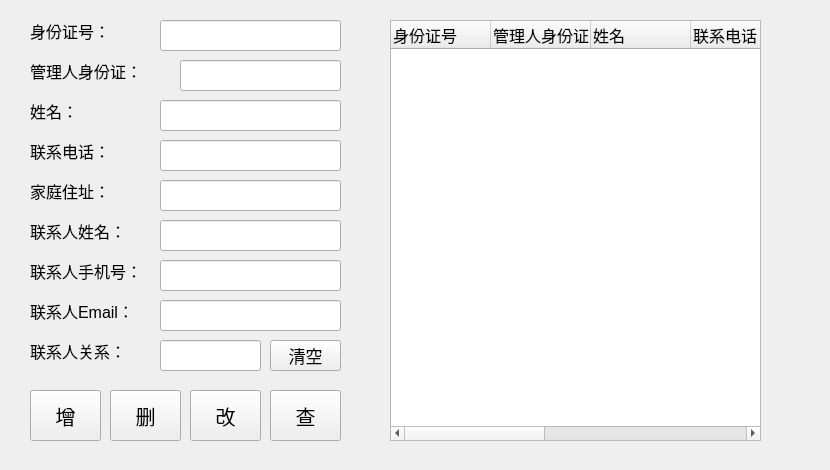
    <widget class="QWidget" name="tab_3">
     <attribute name="title">
      <string>客户管理</string>
     </attribute>
     <widget class="QWidget" name="widget_9" native="true">
      <property name="geometry">
       <rect>
        <x>10</x>
        <y>0</y>
        <width>811</width>
        <height>461</height>
       </rect>
      </property>
      <widget class="QWidget" name="widget_10" native="true">
       <property name="geometry">
        <rect>
         <x>370</x>
         <y>10</y>
         <width>431</width>
         <height>441</height>
        </rect>
       </property>
       <widget class="QTreeWidget" name="treeWidget_3">
        <property name="geometry">
         <rect>
          <x>10</x>
          <y>10</y>
          <width>371</width>
          <height>421</height>
         </rect>
        </property>
        <column>
         <property name="text">
          <string>身份证号</string>
         </property>
         <property name="font">
          <font>
           <pointsize>12</pointsize>
          </font>
         </property>
        </column>
        <column>
         <property name="text">
          <string>管理人身份证</string>
         </property>
         <property name="font">
          <font>
           <pointsize>12</pointsize>
          </font>
         </property>
        </column>
        <column>
         <property name="text">
          <string>姓名</string>
         </property>
         <property name="font">
          <font>
           <pointsize>12</pointsize>
          </font>
         </property>
        </column>
        <column>
         <property name="text">
          <string>联系电话</string>
         </property>
         <property name="font">
          <font>
           <pointsize>12</pointsize>
          </font>
         </property>
        </column>
        <column>
         <property name="text">
          <string>家庭住址</string>
         </property>
         <property name="font">
          <font>
           <pointsize>12</pointsize>
          </font>
         </property>
        </column>
        <column>
         <property name="text">
          <string>联系人姓名</string>
         </property>
         <property name="font">
          <font>
           <pointsize>12</pointsize>
          </font>
         </property>
        </column>
        <column>
         <property name="text">
          <string>联系人手机号</string>
         </property>
         <property name="font">
          <font>
           <pointsize>12</pointsize>
          </font>
         </property>
        </column>
        <column>
         <property name="text">
          <string>联系人Email</string>
         </property>
         <property name="font">
          <font>
           <pointsize>12</pointsize>
          </font>
         </property>
        </column>
        <column>
         <property name="text">
          <string>联系人关系</string>
         </property>
         <property name="font">
          <font>
           <pointsize>12</pointsize>
          </font>
         </property>
        </column>
       </widget>
      </widget>
      <widget class="QWidget" name="widget_11" native="true">
       <property name="geometry">
        <rect>
         <x>10</x>
         <y>10</y>
         <width>331</width>
         <height>361</height>
        </rect>
       </property>
       <widget class="QLineEdit" name="lineEdit_8">
        <property name="geometry">
         <rect>
          <x>140</x>
          <y>10</y>
          <width>181</width>
          <height>31</height>
         </rect>
        </property>
        <property name="font">
         <font>
          <pointsize>12</pointsize>
         </font>
        </property>
       </widget>
       <widget class="QLabel" name="label_13">
        <property name="geometry">
         <rect>
          <x>10</x>
          <y>0</y>
          <width>91</width>
          <height>41</height>
         </rect>
        </property>
        <property name="font">
         <font>
          <pointsize>12</pointsize>
          <weight>50</weight>
          <bold>false</bold>
         </font>
        </property>
        <property name="text">
         <string>身份证号：</string>
        </property>
       </widget>
       <widget class="QLineEdit" name="lineEdit_9">
        <property name="geometry">
         <rect>
          <x>140</x>
          <y>90</y>
          <width>181</width>
          <height>31</height>
         </rect>
        </property>
        <property name="font">
         <font>
          <pointsize>12</pointsize>
         </font>
        </property>
       </widget>
       <widget class="QPushButton" name="pushButton_15">
        <property name="geometry">
         <rect>
          <x>250</x>
          <y>330</y>
          <width>71</width>
          <height>31</height>
         </rect>
        </property>
        <property name="font">
         <font>
          <pointsize>13</pointsize>
         </font>
        </property>
        <property name="text">
         <string>清空</string>
        </property>
       </widget>
       <widget class="QLabel" name="label_15">
        <property name="geometry">
         <rect>
          <x>10</x>
          <y>80</y>
          <width>81</width>
          <height>41</height>
         </rect>
        </property>
        <property name="font">
         <font>
          <pointsize>12</pointsize>
          <weight>50</weight>
          <bold>false</bold>
         </font>
        </property>
        <property name="text">
         <string>姓名：</string>
        </property>
       </widget>
       <widget class="QLabel" name="label_16">
        <property name="geometry">
         <rect>
          <x>10</x>
          <y>120</y>
          <width>91</width>
          <height>41</height>
         </rect>
        </property>
        <property name="font">
         <font>
          <pointsize>12</pointsize>
          <weight>50</weight>
          <bold>false</bold>
         </font>
        </property>
        <property name="text">
         <string>联系电话：</string>
        </property>
       </widget>
       <widget class="QLineEdit" name="lineEdit_10">
        <property name="geometry">
         <rect>
          <x>140</x>
          <y>130</y>
          <width>181</width>
          <height>31</height>
         </rect>
        </property>
        <property name="font">
         <font>
          <pointsize>12</pointsize>
         </font>
        </property>
       </widget>
       <widget class="QLabel" name="label_17">
        <property name="geometry">
         <rect>
          <x>10</x>
          <y>160</y>
          <width>91</width>
          <height>41</height>
         </rect>
        </property>
        <property name="font">
         <font>
          <pointsize>12</pointsize>
          <weight>50</weight>
          <bold>false</bold>
         </font>
        </property>
        <property name="text">
         <string>家庭住址：</string>
        </property>
       </widget>
       <widget class="QLineEdit" name="lineEdit_11">
        <property name="geometry">
         <rect>
          <x>140</x>
          <y>170</y>
          <width>181</width>
          <height>31</height>
         </rect>
        </property>
        <property name="font">
         <font>
          <pointsize>12</pointsize>
         </font>
        </property>
       </widget>
       <widget class="QLabel" name="label_18">
        <property name="geometry">
         <rect>
          <x>10</x>
          <y>200</y>
          <width>121</width>
          <height>41</height>
         </rect>
        </property>
        <property name="font">
         <font>
          <pointsize>12</pointsize>
          <weight>50</weight>
          <bold>false</bold>
         </font>
        </property>
        <property name="text">
         <string>联系人姓名：</string>
        </property>
       </widget>
       <widget class="QLineEdit" name="lineEdit_12">
        <property name="geometry">
         <rect>
          <x>140</x>
          <y>210</y>
          <width>181</width>
          <height>31</height>
         </rect>
        </property>
        <property name="font">
         <font>
          <pointsize>12</pointsize>
         </font>
        </property>
       </widget>
       <widget class="QLabel" name="label_19">
        <property name="geometry">
         <rect>
          <x>10</x>
          <y>240</y>
          <width>131</width>
          <height>41</height>
         </rect>
        </property>
        <property name="font">
         <font>
          <pointsize>12</pointsize>
          <weight>50</weight>
          <bold>false</bold>
         </font>
        </property>
        <property name="text">
         <string>联系人手机号：</string>
        </property>
       </widget>
       <widget class="QLineEdit" name="lineEdit_13">
        <property name="geometry">
         <rect>
          <x>140</x>
          <y>250</y>
          <width>181</width>
          <height>31</height>
         </rect>
        </property>
        <property name="font">
         <font>
          <pointsize>12</pointsize>
         </font>
        </property>
       </widget>
       <widget class="QLabel" name="label_20">
        <property name="geometry">
         <rect>
          <x>10</x>
          <y>280</y>
          <width>121</width>
          <height>41</height>
         </rect>
        </property>
        <property name="font">
         <font>
          <pointsize>12</pointsize>
          <weight>50</weight>
          <bold>false</bold>
         </font>
        </property>
        <property name="text">
         <string>联系人Email：</string>
        </property>
       </widget>
       <widget class="QLineEdit" name="lineEdit_14">
        <property name="geometry">
         <rect>
          <x>140</x>
          <y>290</y>
          <width>181</width>
          <height>31</height>
         </rect>
        </property>
        <property name="font">
         <font>
          <pointsize>12</pointsize>
         </font>
        </property>
       </widget>
       <widget class="QLabel" name="label_21">
        <property name="geometry">
         <rect>
          <x>10</x>
          <y>320</y>
          <width>121</width>
          <height>41</height>
         </rect>
        </property>
        <property name="font">
         <font>
          <pointsize>12</pointsize>
          <weight>50</weight>
          <bold>false</bold>
         </font>
        </property>
        <property name="text">
         <string>联系人关系：</string>
        </property>
       </widget>
       <widget class="QLineEdit" name="lineEdit_15">
        <property name="geometry">
         <rect>
          <x>140</x>
          <y>330</y>
          <width>101</width>
          <height>31</height>
         </rect>
        </property>
        <property name="font">
         <font>
          <pointsize>12</pointsize>
         </font>
        </property>
       </widget>
       <widget class="QLabel" name="label_22">
        <property name="geometry">
         <rect>
          <x>10</x>
          <y>40</y>
          <width>141</width>
          <height>41</height>
         </rect>
        </property>
        <property name="font">
         <font>
          <pointsize>12</pointsize>
          <weight>50</weight>
          <bold>false</bold>
         </font>
        </property>
        <property name="text">
         <string>管理人身份证：</string>
        </property>
       </widget>
       <widget class="QLineEdit" name="lineEdit_16">
        <property name="geometry">
         <rect>
          <x>160</x>
          <y>50</y>
          <width>161</width>
          <height>31</height>
         </rect>
        </property>
        <property name="font">
         <font>
          <pointsize>12</pointsize>
         </font>
        </property>
        <property name="text">
         <string/>
        </property>
       </widget>
      </widget>
      <widget class="QWidget" name="widget_12" native="true">
       <property name="geometry">
        <rect>
         <x>10</x>
         <y>380</y>
         <width>331</width>
         <height>71</height>
        </rect>
       </property>
       <widget class="QPushButton" name="pushButton_16">
        <property name="geometry">
         <rect>
          <x>10</x>
          <y>10</y>
          <width>71</width>
          <height>51</height>
         </rect>
        </property>
        <property name="font">
         <font>
          <pointsize>15</pointsize>
         </font>
        </property>
        <property name="text">
         <string>增</string>
        </property>
       </widget>
       <widget class="QPushButton" name="pushButton_17">
        <property name="geometry">
         <rect>
          <x>90</x>
          <y>10</y>
          <width>71</width>
          <height>51</height>
         </rect>
        </property>
        <property name="font">
         <font>
          <pointsize>15</pointsize>
         </font>
        </property>
        <property name="text">
         <string>删</string>
        </property>
       </widget>
       <widget class="QPushButton" name="pushButton_18">
        <property name="geometry">
         <rect>
          <x>170</x>
          <y>10</y>
          <width>71</width>
          <height>51</height>
         </rect>
        </property>
        <property name="font">
         <font>
          <pointsize>15</pointsize>
         </font>
        </property>
        <property name="text">
         <string>改</string>
        </property>
       </widget>
      </widget>
      <widget class="QPushButton" name="pushButton_19">
       <property name="geometry">
        <rect>
         <x>260</x>
         <y>390</y>
         <width>71</width>
         <height>51</height>
        </rect>
       </property>
       <property name="font">
        <font>
         <pointsize>15</pointsize>
        </font>
       </property>
       <property name="text">
        <string>查</string>
       </property>
      </widget>
     </widget>
    </widget>
